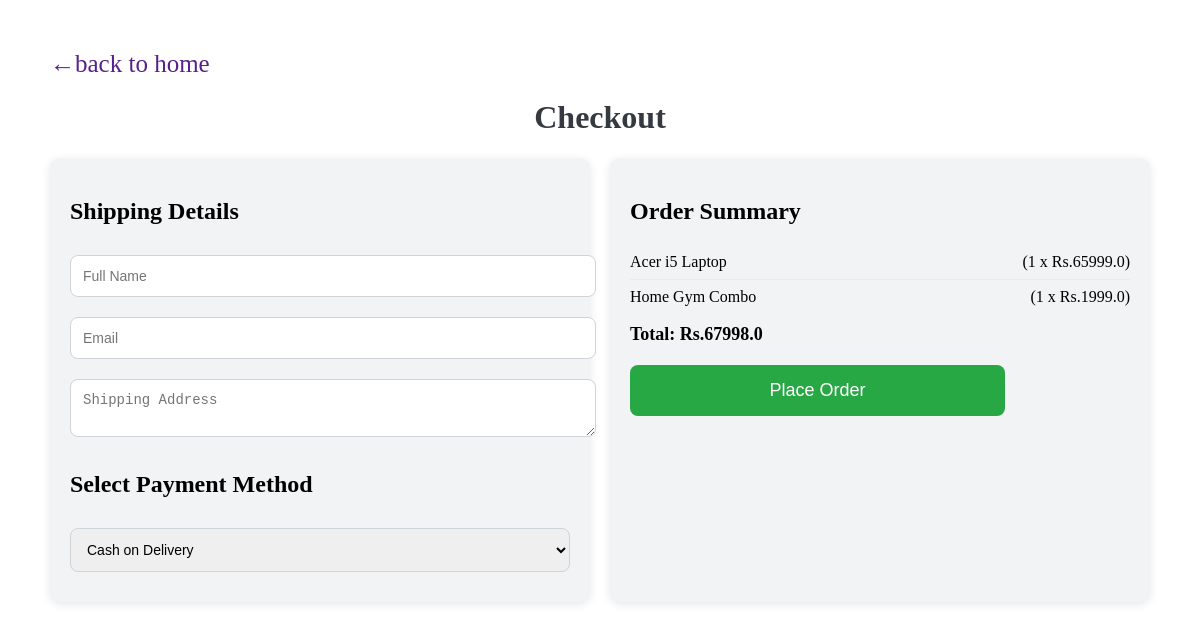
The page /check/ (signed in) on the database its author committed.
### shop/models.py (models this page shows, shortened)
class Cart(models.Model):
    user=models.ForeignKey (User,on_delete=models.CASCADE)
    product=models.ForeignKey (Product,on_delete=models.CASCADE)
    product_qty=models.IntegerField(null=False, blank=False)
    created_at=models.DateTimeField(auto_now_add=True)

class Product(models.Model):
    Catagory=models.ForeignKey(Catagory,on_delete=models.CASCADE)
    name=models.CharField(max_length=150,null=False,blank=False)
    vendors=models.CharField(max_length=150,null=False,blank=False)
    product_image=models.ImageField(upload_to=getFileName,null=True,blank=True)
    quantity=models.IntegerField(null=False,blank=False)
    original_price=models.FloatField(null=False,blank=False)
    selling_price=models.FloatField(null=False,blank=False)
    description=models.TextField(max_length=500,null=False,blank=False)
    status=models.BooleanField(default=False,help_text="0-shows,1-Hidden")
    trending=models.BooleanField(default=False,help_text="0-default,1-trending")
    created_at=models.DateTimeField(auto_now_add=True)

### shop/views.py (the view, shortened to what this page needs)
# urls.py: path('check/', views.check_page, name="check"),
@login_required
def check_page(request):
    cart_items = Cart.objects.filter(user=request.user)
    total_price = sum(item.product.selling_price * item.product_qty for item in cart_items)
    return render(request, 'shop/check.html', {'cart_items': cart_items, 'total_price': total_price})

### shop/templates/shop/check.html (shortened to what this page needs)
<!DOCTYPE html>
<html lang="en">
<head>
</head>
<body>
<a href="{% url 'cart' %}"><span>&#8592;back to home </span></a>
    <div class="container">
        <h1>Checkout</h1>
        <form method="POST" id="checkout-form">
            <div class="form-grid">
                <div class="shipping-details">
                    <h2>Shipping Details</h2>
                    <input type="text" name="full_name" placeholder="Full Name" required>
                    <input type="email" name="email" placeholder="Email" required>
                    <textarea name="shipping_address" placeholder="Shipping Address" required></textarea>
                    <h2>Select Payment Method</h2>
                    <select name="payment_method" id="payment-method" required>
                        <option value="cod">Cash on Delivery</option>
                    </select>
                </div>
                <div class="order-summary">
                    <h2>Order Summary</h2>
                    <div class="summary-list">
                        {% for item in cart_items %}
                            <div class="summary-item">
                                <span class="item-name">{{ item.product.name }}</span>
                                <span class="item-details">({{ item.product_qty }} x Rs.{{ item.product.selling_price }})</span>
                            </div>
                        {% endfor %}
                    </div>
                    <p class="total">Total: Rs.{{ total_price }}</p>
                    <button type="submit" class="confirm-btn">Place Order</button>
                </div>
            </div>
        </form>
    </div>
</body>
</html>

### shop/templates/shop/check.html (style rules this page uses)
a { text-decoration: none; font-size: 25px; color: #562188; }
body { padding: 10px; margin: 40px; }
h1 { text-align: center; color: #343a40; }
.form-grid { display: grid; grid-template-columns: 1fr 1fr; gap: 20px; }
.shipping-details, .order-summary { background-color: #f1f3f5; border-radius: 10px; padding: 20px; box-shadow: 0 2px 10px rgba(0, 0, 0, 0.1); }
input, select, textarea { width: 100%; padding: 12px; margin: 10px 0; border: 1px solid #ced4da; border-radius: 8px; font-size: 14px; transition: border-color 0.3s; }
.summary-list { margin: 10px 0; }
.summary-item { display: flex; justify-content: space-between; padding: 8px 0; border-bottom: 1px solid #e9ecef; }
.summary-item:last-child { border-bottom: none; }
.total { font-weight: bold; font-size: 18px; margin-top: 10px; }
button.confirm-btn { display: block; width: 75%; padding: 15px; background-color: #28a745; color: white; font-size: 18px; border: none; border-radius: 8px; margin-top: 20px; cursor: pointer; transition: background-color 0.3s; }

### rows shown on the page
Cart: product.name "Acer i5 Laptop", product_qty "1", product.selling_price "65999.0"
Cart: product.name "Home Gym Combo", product_qty "1", product.selling_price "1999.0"

### other values the page prints
{{ total_price }} "67998.0"
